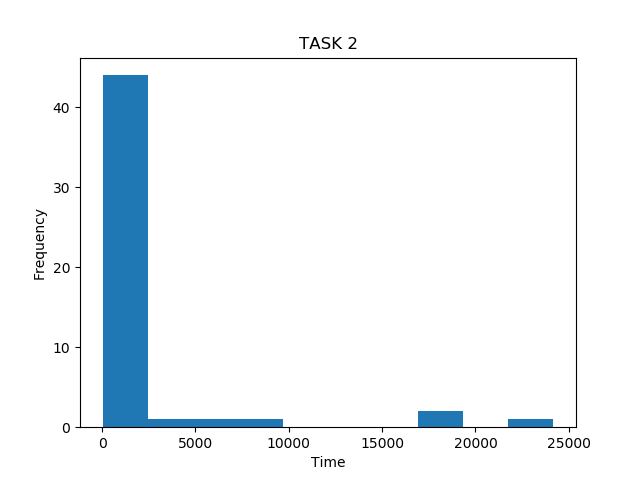

This chart was generated by the following Python code:
#importing libraries
import random
import matplotlib.pyplot as plt
import math
from matplotlib import pyplot as plt
from matplotlib.animation import FuncAnimation
from matplotlib import colors
import numpy as np
from matplotlib.ticker import PercentFormatter


# TASK 2

# assuming it takes 1 second for a person to take each step and they both move at same time and they move each second
# they can rest at one place for 1 second and then move when the next value comes
# P1 = starting position of first person , L1,R1 = probability to move left or right of first person  
# P2 = starting position of second , L2,R2 = probability to move left or right of second person  
# x = number of seconds passed

def task2(P1,L1,R1,P2,L2,R2):    
    x = 0 ##time passed
    while P1 != P2:
        a = random.randint(L1,R1)
        b = random.randint(L2,R2)
        if a <= -1:
            P1 = P1 - 1
        if a >= 1:
            P1 = P1 + 1
        if b <= -1:
            P2 = P2 - 1
        if b >= 1:
            P2 = P2 + 1
        x = x + 1        
    return x
print(task2(0,-1,1,10,-1,1)) ##starting 10 units apart

def task2plot(n): ##plotting
    X = []
    Y = 0

    for i in range(n):
        a = task2(0,-1,1,10,-1,1)
        X.append(a)
        Y =  Y + a
    Y = Y//n
    print('avg Time =',Y)    
    plt.hist(X,bins = 10)
    plt.title('TASK 2')
    plt.xlabel('Time')
    plt.ylabel('Frequency')
    plt.show()
print(task2plot(50)) ##n is the input number this can be increased for a better avg value
